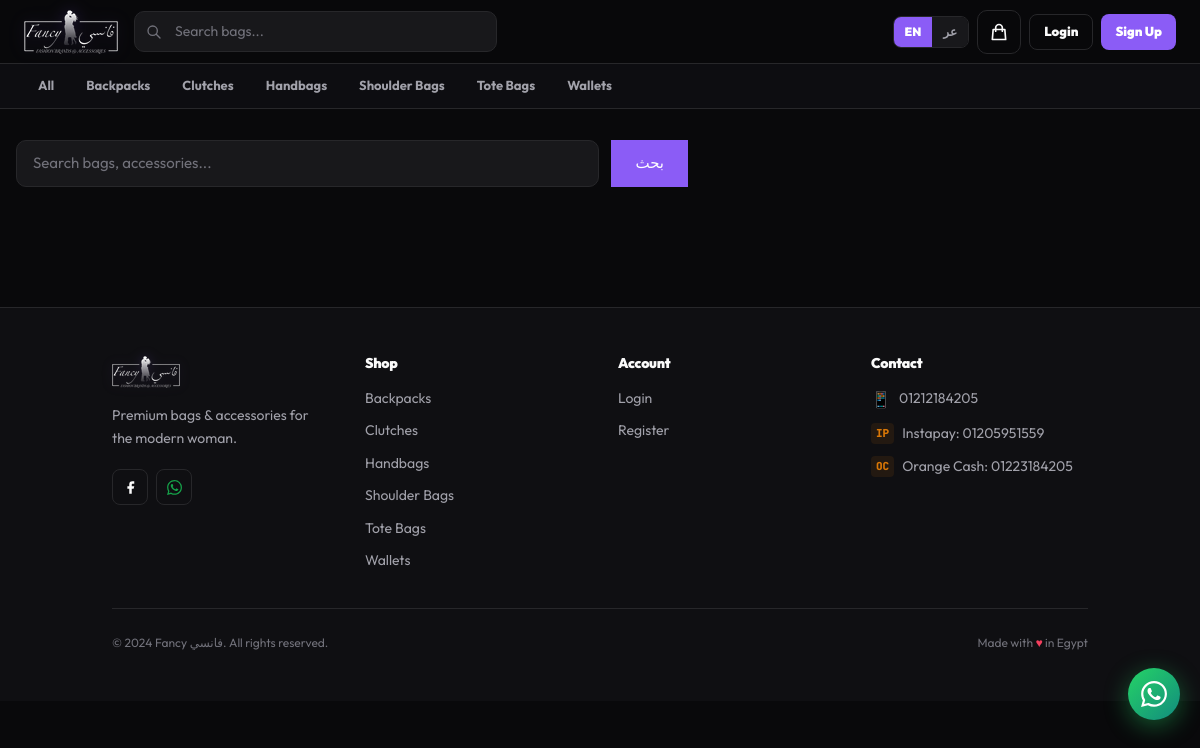
The app's page /products/search/ with its own data.
### products/models.py (models this page shows, shortened)
class Category(models.Model):
    name_en = models.CharField(max_length=100)
    name_ar = models.CharField(max_length=100)
    slug = models.SlugField(unique=True, blank=True)
    description_en = models.TextField(blank=True)
    description_ar = models.TextField(blank=True)
    image = models.ImageField(upload_to='categories/', null=True, blank=True)
    is_active = models.BooleanField(default=True)
    order = models.PositiveIntegerField(default=0)
    created_at = models.DateTimeField(auto_now_add=True)
    class Meta:
        verbose_name = 'Category'
        verbose_name_plural = 'Categories'
        ordering = ['order', 'name_en']
    def get_name(self, lang='en'):
        return self.name_ar if lang == 'ar' else self.name_en

### products/views.py (the view)
# urls.py: path('search/', views.search_view, name='search'),
def search_view(request):
    q = request.GET.get('q', '')
    products = Product.objects.filter(is_active=True).filter(
        Q(name_en__icontains=q) | Q(name_ar__icontains=q)
    ) if q else Product.objects.none()
    return render(request, 'products/search.html', {'products': products, 'query': q})

### templates/products/search.html (shortened to what this page needs)
{% extends "base.html" %}
{% load i18n %}
{% block content %}
<div class="max-w-7xl mx-auto px-4 py-8">
  <form action="{% url 'products:search' %}" method="get" class="mb-8">
    <div class="flex gap-3 max-w-2xl">
      <input type="text" name="q" value="{{ query }}" placeholder="{% trans 'Search bags, accessories...' %}" class="form-input flex-1" autofocus/>
      <button type="submit" class="btn-primary px-6">{% if LANGUAGE_CODE == 'ar' %}Search{% else %}بحث{% endif %}</button>
    </div>
  </form>
</div>
{% endblock %}

### templates/base.html (shortened to what this page needs)
{% load i18n static %}
<!DOCTYPE html>
<html lang="{{ LANGUAGE_CODE }}" dir="{% if LANGUAGE_CODE == 'ar' %}rtl{% else %}ltr{% endif %}">
<head>
  <script src="https://cdn.tailwindcss.com"></script>
</head>
<body class="dark">
<header class="topbar" role="banner">
  <div class="topbar-inner">
    <a href="{% url 'home' %}" class="logo-link" aria-label="{% if LANGUAGE_CODE == 'ar' %}فانسي - الرئيسية{% else %}Fancy - Home{% endif %}">
      <img src="{% static 'icons/logo_44h.png' %}"
           alt="{% if LANGUAGE_CODE == 'ar' %}فانسي — فاشون براندز{% else %}Fancy — Fashion Brands &amp; Accessories{% endif %}"
           height="44"
           style="height:44px;width:auto;display:block;filter:drop-shadow(0 0 8px rgba(139,92,246,0.3));"
           onerror="this.style.display='none';this.nextElementSibling.style.display='flex'"/>
    </a>
    <form action="{% url 'products:search' %}" method="get" class="search-form" role="search">
      <div class="search-wrap">
        <input type="search" name="q" class="search-input"
          value="{{ request.GET.q }}"
          placeholder="{% if LANGUAGE_CODE == 'ar' %}ابحثي عن حقيبة...{% else %}Search bags...{% endif %}"
          autocomplete="off"/>
      </div>
    </form>
    <div style="display:flex;align-items:center;gap:8px;flex-shrink:0;">
      <form action="{% url 'set_language' %}" method="post" style="display:flex;align-items:center;">
        <div style="display:flex;border-radius:8px;overflow:hidden;border:1.5px solid var(--s3);">
          <button type="submit" name="language" value="en"
            style="padding:6px 11px;font-size:12px;font-weight:900;font-family:var(--font-en);cursor:pointer;border:none;transition:all .15s;background:{% if LANGUAGE_CODE == 'en' %}var(--primary){% else %}var(--s2){% endif %};color:{% if LANGUAGE_CODE == 'en' %}white{% else %}var(--t2){% endif %};">
            EN
          </button>
          <button type="submit" name="language" value="ar"
            style="padding:6px 11px;font-size:12px;font-weight:900;font-family:var(--font-ar);cursor:pointer;border:none;transition:all .15s;background:{% if LANGUAGE_CODE == 'ar' %}var(--primary){% else %}var(--s2){% endif %};color:{% if LANGUAGE_CODE == 'ar' %}white{% else %}var(--t2){% endif %};">
            عر
          </button>
        </div>
      </form>
      <a href="{% url 'orders:cart' %}" class="btn btn-ghost btn-icon" aria-label="{% if LANGUAGE_CODE == 'ar' %}سلة التسوق{% else %}Cart{% endif %}" style="position:relative;">
        <svg width="20" height="20" fill="none" stroke="currentColor" viewBox="0 0 24 24" aria-hidden="true">
          <path stroke-linecap="round" stroke-linejoin="round" stroke-width="2" d="M16 11V7a4 4 0 00-8 0v4M5 9h14l1 12H4L5 9z"/>
        </svg>
      </a>
      {% if user.is_authenticated %}
      <div class="user-menu">
        <button class="user-avatar" id="userMenuBtn" aria-haspopup="true" aria-expanded="false" aria-label="Account menu">
          {{ user.full_name|first|upper }}
        </button>
        <div class="user-dropdown" id="userDropdown" role="menu">
          <div class="dropdown-head">
            <div class="dropdown-name">{{ user.full_name }}</div>
            <div class="dropdown-email">{{ user.email }}</div>
          </div>
          <a href="{% url 'users:profile' %}" class="dropdown-item" role="menuitem">
            <svg width="15" height="15" fill="none" stroke="currentColor" viewBox="0 0 24 24"><path stroke-linecap="round" stroke-linejoin="round" stroke-width="2" d="M16 7a4 4 0 11-8 0 4 4 0 018 0zM12 14a7 7 0 00-7 7h14a7 7 0 00-7-7z"/></svg>
            {% if LANGUAGE_CODE == 'ar' %}حسابي{% else %}My Profile{% endif %}
          </a>
          <a href="{% url 'products:wishlist' %}" class="dropdown-item" role="menuitem">
            <svg width="15" height="15" fill="none" stroke="currentColor" viewBox="0 0 24 24"><path stroke-linecap="round" stroke-linejoin="round" stroke-width="2" d="M4.318 6.318a4.5 4.5 0 000 6.364L12 20.364l7.682-7.682a4.5 4.5 0 00-6.364-6.364L12 7.636l-1.318-1.318a4.5 4.5 0 00-6.364 0z"/></svg>
            {% if LANGUAGE_CODE == 'ar' %}المفضلة{% else %}Wishlist{% endif %}
          </a>
          <div class="dropdown-divider"></div>
          <a href="{% url 'users:logout' %}" class="dropdown-item danger" role="menuitem">
            <svg width="15" height="15" fill="none" stroke="currentColor" viewBox="0 0 24 24"><path stroke-linecap="round" stroke-linejoin="round" stroke-width="2" d="M17 16l4-4m0 0l-4-4m4 4H7m6 4v1a3 3 0 01-3 3H6a3 3 0 01-3-3V7a3 3 0 013-3h4a3 3 0 013 3v1"/></svg>
            {% if LANGUAGE_CODE == 'ar' %}تسجيل الخروج{% else %}Logout{% endif %}
          </a>
        </div>
      </div>
      {% else %}
      <a href="{% url 'users:login' %}" class="btn btn-ghost btn-sm" style="display:none;" id="loginBtn">
        {% if LANGUAGE_CODE == 'ar' %}دخول{% else %}Login{% endif %}
      </a>
      <a href="{% url 'users:register' %}" class="btn btn-primary btn-sm" style="display:none;" id="signupBtn">
        {% if LANGUAGE_CODE == 'ar' %}تسجيل{% else %}Sign Up{% endif %}
      </a>
      {% endif %}
    </div>
  </div>
</header>
{% if all_categories %}
<nav class="catbar" aria-label="{% if LANGUAGE_CODE == 'ar' %}التصنيفات{% else %}Categories{% endif %}">
  <div class="catbar-inner">
    <a href="{% url 'products:list' %}" class="cat-pill {% if request.resolver_match.url_name == 'list' and not request.resolver_match.kwargs.category_slug %}active{% endif %}">
      {% if LANGUAGE_CODE == 'ar' %}الكل{% else %}All{% endif %}
    </a>
    {% for cat in all_categories %}
    <a href="{% url 'products:category' cat.slug %}" class="cat-pill {% if request.resolver_match.kwargs.category_slug == cat.slug %}active{% endif %}">
      {{ cat.get_name }}
    </a>
    {% endfor %}
  </div>
</nav>
{% endif %}
<div style="height:{% if all_categories %}108px{% else %}64px{% endif %};"></div>
<main id="main-content">
  {% block content %}{% endblock %}
</main>
<footer class="footer" id="site-footer">
  <div class="container" style="padding-top:48px;padding-bottom:48px;">
    <div style="display:grid;grid-template-columns:repeat(auto-fit,minmax(200px,1fr));gap:36px;margin-bottom:36px;">
      <div>
        <a href="{% url 'home' %}" class="logo-link" style="margin-bottom:16px;display:inline-flex;">
          <img src="{% static 'icons/logo_32h.png' %}" alt="Fancy فانسي" height="32" style="height:32px;width:auto;filter:drop-shadow(0 0 6px rgba(139,92,246,0.25));"
            onerror="this.style.display='none';this.nextElementSibling.style.display='flex'"/>
        </a>
        <p style="font-size:14px;color:var(--t2);line-height:1.7;margin-bottom:18px;">{% if LANGUAGE_CODE == 'ar' %}حقائب وإكسسوارات نسائية فاخرة بأسعار مناسبة.{% else %}Premium bags & accessories for the modern woman.{% endif %}</p>
        <div style="display:flex;gap:8px;">
          <a href="https://facebook.com" class="btn btn-ghost btn-icon btn-sm" aria-label="Facebook">
            <svg width="15" height="15" fill="currentColor" viewBox="0 0 24 24"><path d="M18 2h-3a5 5 0 00-5 5v3H7v4h3v8h4v-8h3l1-4h-4V7a1 1 0 011-1h3z"/></svg>
          </a>
          <a href="https://wa.me/201212184205" class="btn btn-ghost btn-icon btn-sm" style="color:var(--success);" aria-label="WhatsApp">
          </a>
        </div>
      </div>
      <div>
        <h4 style="font-size:14px;font-weight:900;color:var(--t1);margin-bottom:16px;">{% if LANGUAGE_CODE == 'ar' %}تسوقي{% else %}Shop{% endif %}</h4>
        <ul style="list-style:none;display:flex;flex-direction:column;gap:10px;">
          {% for cat in all_categories|slice:":6" %}
          <li>
            <a href="{% url 'products:category' cat.slug %}" style="font-size:14px;color:var(--t2);text-decoration:none;transition:color .15s;" onmouseover="this.style.color='var(--primary)'" onmouseout="this.style.color='var(--t2)'">
              {{ cat.get_name }}
            </a>
          </li>
          {% endfor %}
        </ul>
      </div>
      <div>
        <h4 style="font-size:14px;font-weight:900;color:var(--t1);margin-bottom:16px;">{% if LANGUAGE_CODE == 'ar' %}حسابي{% else %}Account{% endif %}</h4>
        <ul style="list-style:none;display:flex;flex-direction:column;gap:10px;">
          {% if user.is_authenticated %}
          <li><a href="{% url 'users:profile' %}" style="font-size:14px;color:var(--t2);text-decoration:none;" onmouseover="this.style.color='var(--primary)'" onmouseout="this.style.color='var(--t2)'">{% if LANGUAGE_CODE == 'ar' %}ملفي الشخصي{% else %}My Profile{% endif %}</a></li>
          <li><a href="{% url 'products:wishlist' %}" style="font-size:14px;color:var(--t2);text-decoration:none;" onmouseover="this.style.color='var(--primary)'" onmouseout="this.style.color='var(--t2)'">{% if LANGUAGE_CODE == 'ar' %}المفضلة{% else %}Wishlist{% endif %}</a></li>
          {% else %}
          <li><a href="{% url 'users:login' %}" style="font-size:14px;color:var(--t2);text-decoration:none;" onmouseover="this.style.color='var(--primary)'" onmouseout="this.style.color='var(--t2)'">{% if LANGUAGE_CODE == 'ar' %}تسجيل الدخول{% else %}Login{% endif %}</a></li>
          <li><a href="{% url 'users:register' %}" style="font-size:14px;color:var(--t2);text-decoration:none;" onmouseover="this.style.color='var(--primary)'" onmouseout="this.style.color='var(--t2)'">{% if LANGUAGE_CODE == 'ar' %}إنشاء حساب{% else %}Register{% endif %}</a></li>
          {% endif %}
        </ul>
      </div>
      <div>
        <h4 style="font-size:14px;font-weight:900;color:var(--t1);margin-bottom:16px;">{% if LANGUAGE_CODE == 'ar' %}تواصلي معنا{% else %}Contact{% endif %}</h4>
        <ul style="list-style:none;display:flex;flex-direction:column;gap:12px;">
          <li style="display:flex;align-items:center;gap:8px;">
            <span style="color:var(--success);font-size:16px;">📱</span>
            <a href="https://wa.me/201212184205" style="font-size:14px;color:var(--t2);text-decoration:none;" onmouseover="this.style.color='var(--primary)'" onmouseout="this.style.color='var(--t2)'">01212184205</a>
          </li>
          <li style="display:flex;align-items:center;gap:8px;">
            <span style="font-family:var(--font-mono);color:var(--warning);font-size:11px;font-weight:900;background:rgba(217,119,6,.1);border-radius:4px;padding:2px 5px;">IP</span>
            <span style="font-size:14px;color:var(--t2);">Instapay: 01205951559</span>
          </li>
          <li style="display:flex;align-items:center;gap:8px;">
            <span style="font-family:var(--font-mono);color:var(--warning);font-size:11px;font-weight:900;background:rgba(217,119,6,.1);border-radius:4px;padding:2px 5px;">OC</span>
            <span style="font-size:14px;color:var(--t2);">Orange Cash: 01223184205</span>
          </li>
        </ul>
      </div>
    </div>
    <div style="border-top:1px solid var(--s3);padding-top:24px;display:flex;flex-wrap:wrap;align-items:center;justify-content:space-between;gap:12px;">
      <p style="font-size:12px;color:var(--t3);">© 2024 Fancy فانسي. {% if LANGUAGE_CODE == 'ar' %}جميع الحقوق محفوظة.{% else %}All rights reserved.{% endif %}</p>
      <p style="font-size:12px;color:var(--t3);">{% if LANGUAGE_CODE == 'ar' %}صُنع بـ{% else %}Made with{% endif %} <span style="color:var(--secondary);">♥</span> {% if LANGUAGE_CODE == 'ar' %}في مصر{% else %}in Egypt{% endif %}</p>
    </div>
  </div>
</footer>
<a href="https://wa.me/201212184205" target="_blank" rel="noopener"
  style="position:fixed;bottom:80px;right:20px;z-index:90;width:52px;height:52px;border-radius:50%;background:linear-gradient(135deg,#25D366,#128C7E);display:flex;align-items:center;justify-content:center;box-shadow:0 6px 24px rgba(37,211,102,0.4);transition:transform .18s ease;"
  onmouseover="this.style.transform='scale(1.12)'" onmouseout="this.style.transform=''"
  aria-label="WhatsApp">
</a>
</body>
</html>

### records on screen
Category: get_name "Backpacks"
Category: get_name "Clutches"
Category: get_name "Handbags"
Category: get_name "Shoulder Bags"
Category: get_name "Tote Bags"
Category: get_name "Wallets"
